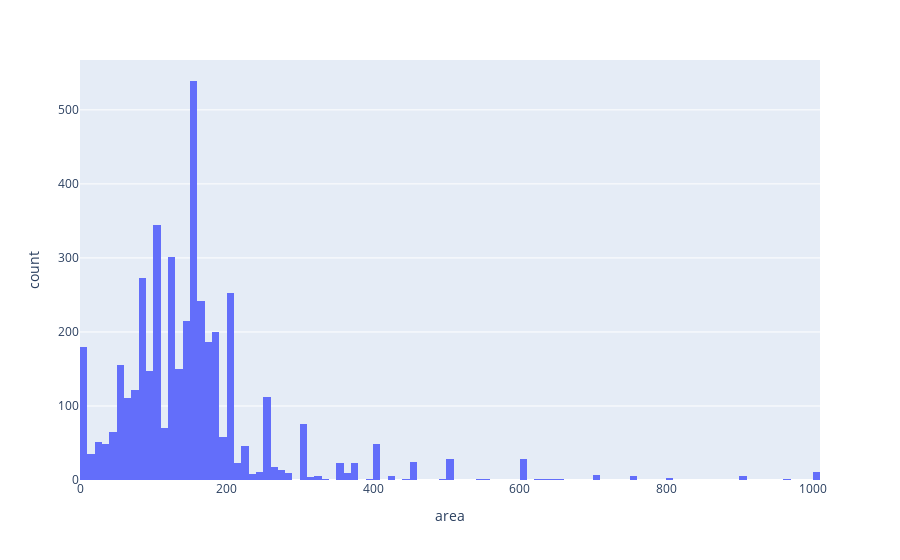

The cell this chart's notebook holds for it:
### Code cell
fig = px.histogram(onMarket, x="area"  )
fig.show()

### Figure 1 — Plotly figure (JSON) as saved in the notebook; plotly's stock layout.template omitted (floating-point values rounded to 4 significant figures; data arrays with more than 128 entries replaced by an {"elided": "..."} marker saying what was removed)
{"data": [{"alignmentgroup": "True", "bingroup": "x", "hovertemplate": "area=%{x}<br>count=%{y}<extra></extra>", "legendgroup": "", "marker": {"color": "#636efa", "pattern": {"shape": ""}}, "name": "", "offsetgroup": "", "orientation": "v", "showlegend": false, "type": "histogram", "x": {"elided": "4304 int values"}, "xaxis": "x", "yaxis": "y"}], "layout": {"barmode": "relative", "legend": {"tracegroupgap": 0}, "margin": {"t": 60}, "xaxis": {"anchor": "y", "domain": [0, 1], "title": {"text": "area"}}, "yaxis": {"anchor": "x", "domain": [0, 1], "title": {"text": "count"}}}}
